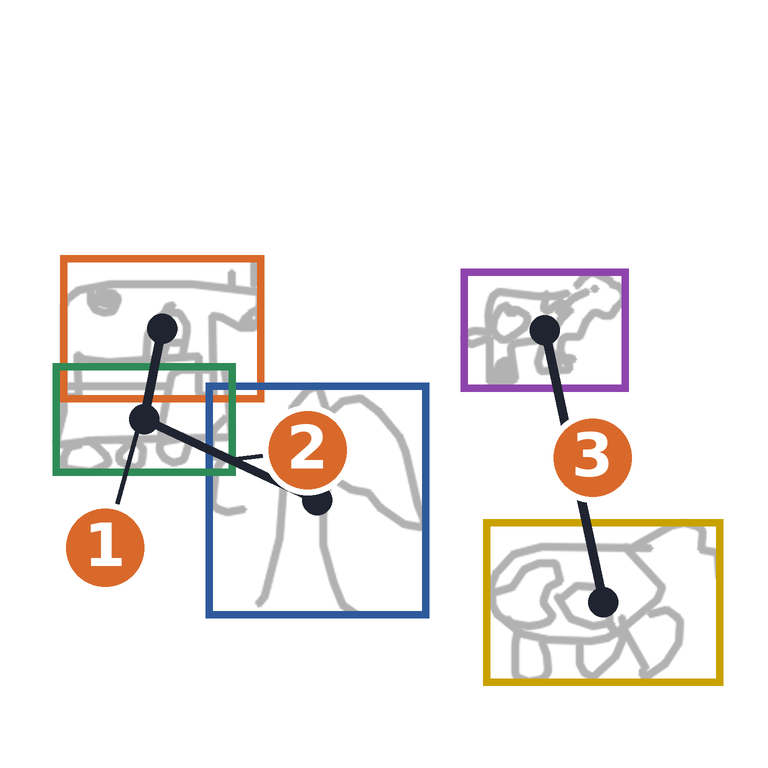
#> input picture slides/src_rel/rel.png, 768 x 768 px
$ python rel_fig.py rel.png out.png
#> lines starting #> are read from the running program, lines starting #| are printed output that depends on the picture
"""Relation figure for the farm scene (M1 output): sketch in grey, M1 boxes, lines between object centres with a
numbered badge; the legend (what each number means) is native slide text. Relations are from trace.json m1.relations.
Usage: rel_fig.py SKETCH.png OUT.png"""
import sys
from PIL import Image, ImageDraw, ImageFont, ImageOps
S = 3
B = {0: (40, 170, 176, 268), 1: (137, 255, 286, 412), 2: (35, 242, 157, 317), 3: (307, 179, 419, 261), 4: (322, 346, 482, 457)}
COL = {0: (217, 105, 43), 1: (46, 90, 156), 2: (46, 139, 87), 3: (142, 68, 173), 4: (201, 162, 0)}
# (from, to, badge position in 512 space): 1 truck below cow1, 2 tree right of truck, 3 cow2 above cow3
EDGES = [(2, 0, (70, 365)), (2, 1, (205, 300)), (3, 4, (395, 305))]
sk = ImageOps.grayscale(Image.open(sys.argv[1]).convert('RGB')).resize((512 * S, 512 * S))
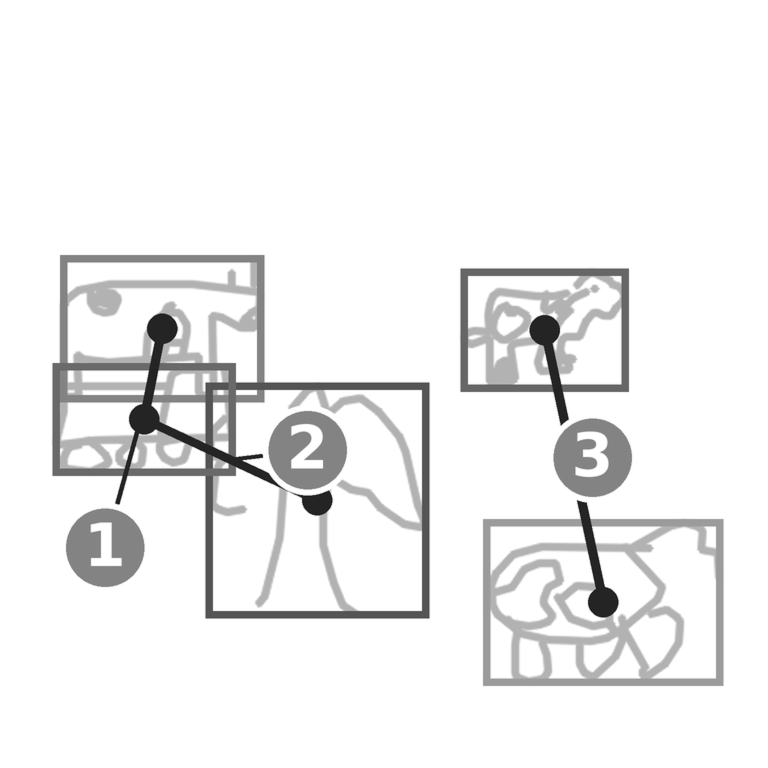
#> sk: PIL image 1536x1536 L (shown at 1/2 size); min 6, max 255, mean 239.8
sk = sk.point(lambda v: 255 - (255 - v) * 0.3)
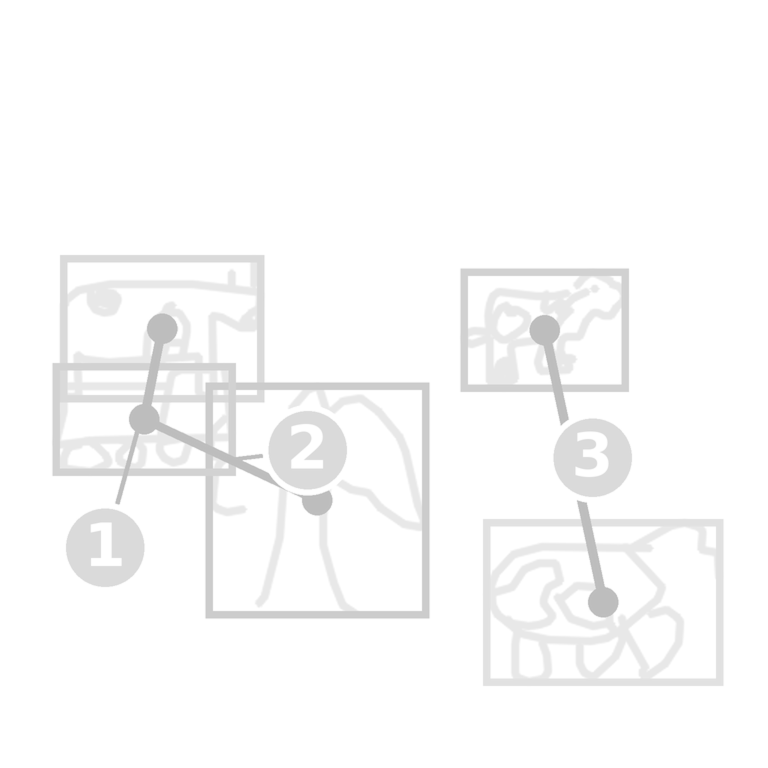
#> sk: PIL image 1536x1536 L (shown at 1/2 size); min 180, max 255, mean 250.5
im = Image.merge('RGB', [sk] * 3); d = ImageDraw.Draw(im)
font = ImageFont.truetype('/usr/share/fonts/truetype/dejavu/DejaVuSans-Bold.ttf', 40 * S)
c = lambda k: ((B[k][0] + B[k][2]) / 2 * S, (B[k][1] + B[k][3]) / 2 * S)
for k, b in B.items():
    d.rectangle([v * S for v in b], outline=COL[k], width=5 * S)
DARK = (31, 36, 48)
for n, (a, b, (bx, by)) in enumerate(EDGES, 1):
    (x0, y0), (x1, y1) = c(a), c(b)
    d.line([x0, y0, x1, y1], fill=DARK, width=6 * S)
    for (x, y) in ((x0, y0), (x1, y1)):
        d.ellipse([x - 10 * S, y - 10 * S, x + 10 * S, y + 10 * S], fill=DARK)
    d.line([(x0 + x1) / 2, (y0 + y1) / 2, bx * S, by * S], fill=DARK, width=3 * S)
    r = 30 * S; X, Y = bx * S, by * S
    d.ellipse([X - r, Y - r, X + r, Y + r], fill=(217, 105, 43), outline='white', width=4 * S)
    w = d.textlength(str(n), font=font); d.text((X - w / 2, Y - 25 * S), str(n), font=font, fill='white')
im.resize((768, 768), Image.LANCZOS).save(sys.argv[2]); print('ok')
#> after `im.resize((768, 768), Image.LANCZOS).save(sys.argv[2])`:
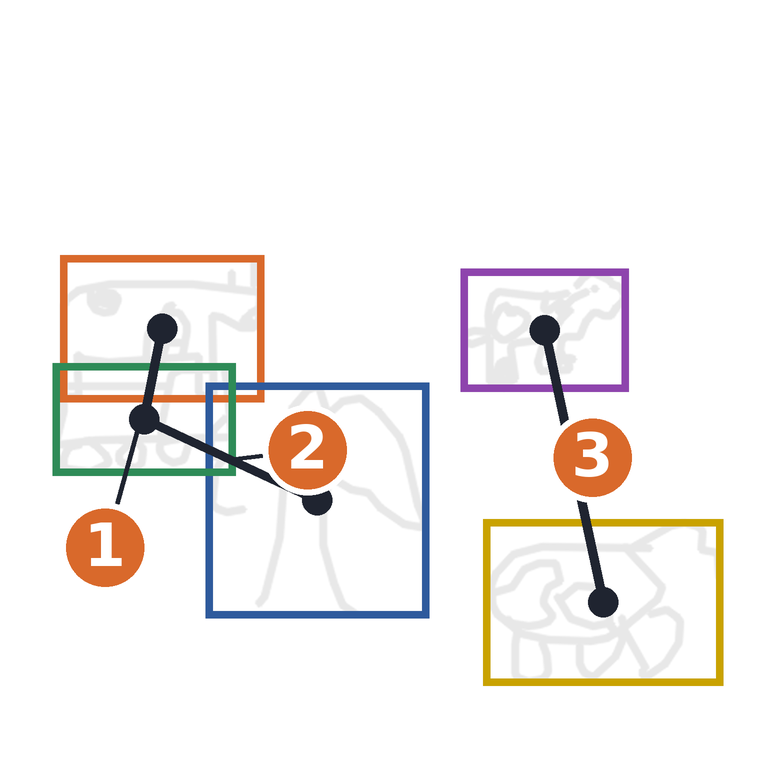
#> saved as out.png: PIL image 768x768 RGB; mean R, G, B 244.8, 241.9, 239.8
#| ok
